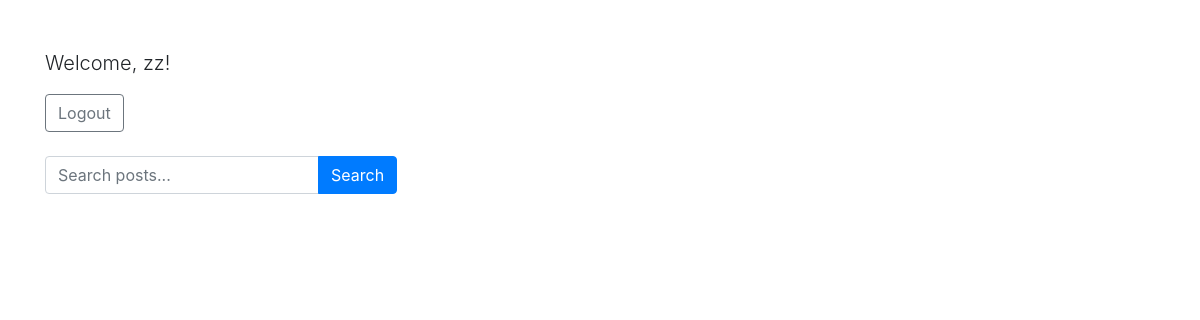
The app's page /user_panel (signed in), older data.
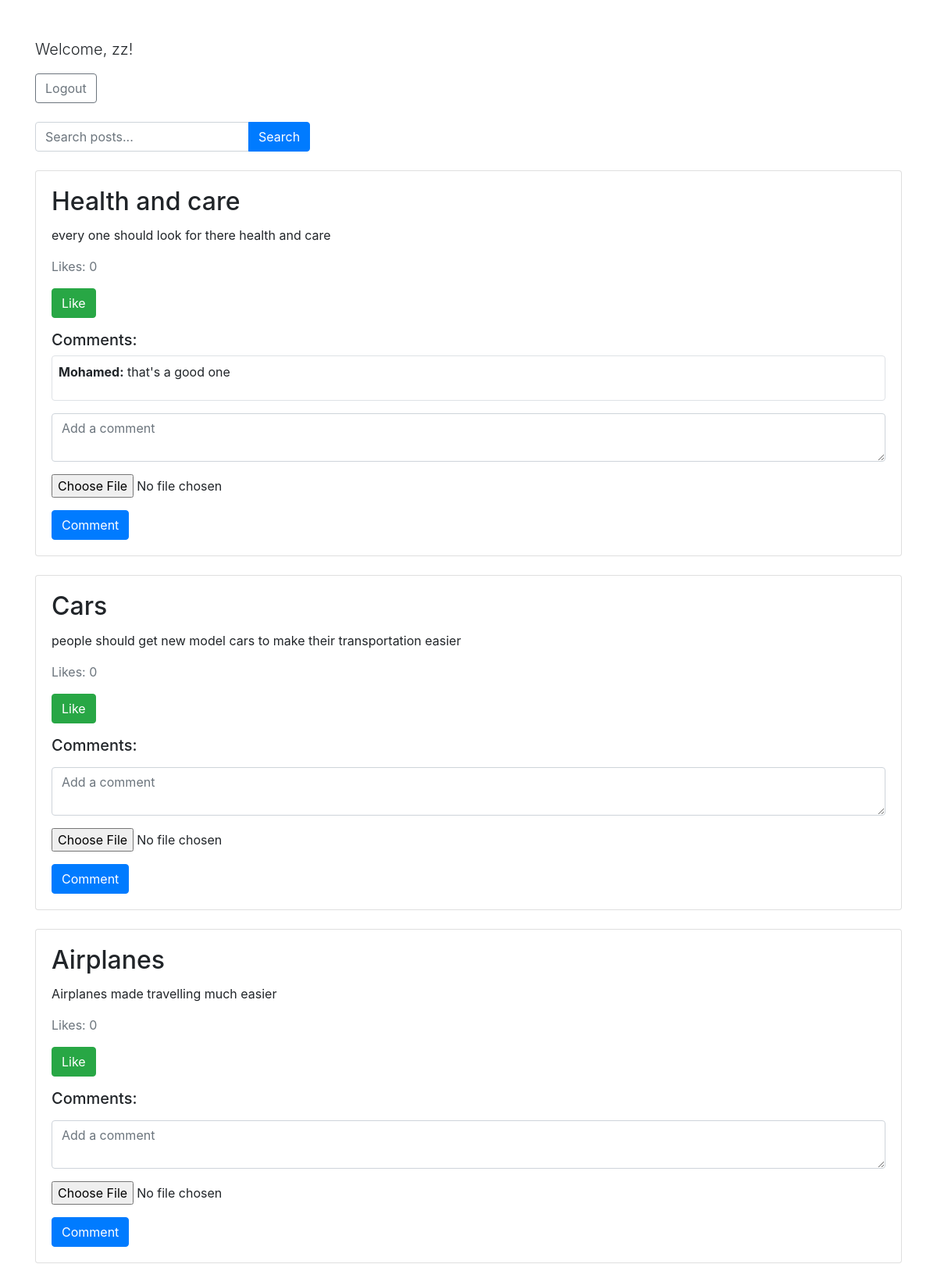
The same page, newer data.
### tables this page shows
CREATE TABLE posts (
            id INTEGER PRIMARY KEY AUTOINCREMENT,
            author_id INTEGER NOT NULL,
            title TEXT NOT NULL,
            content TEXT NOT NULL,
            likes INTEGER DEFAULT 0,     
            created_at TIMESTAMP DEFAULT CURRENT_TIMESTAMP,
            file_url TEXT,
            FOREIGN KEY (author_id) REFERENCES users(id)
        );

CREATE TABLE comments (
            id INTEGER PRIMARY KEY AUTOINCREMENT,
            post_id INTEGER NOT NULL,
            username TEXT NOT NULL,
            content TEXT NOT NULL,
            file_url TEXT,
            created_at TIMESTAMP DEFAULT CURRENT_TIMESTAMP,
            FOREIGN KEY (post_id) REFERENCES posts(id)
        );

### project.py (the view)
@app.route('/user_panel')
def user_panel():
    if 'username' not in session:
        return redirect(url_for('login'))
    posts = db.get_all_posts()
    comments = {post['id']: db.get_comments_by_post(post['id']) for post in posts}
    return render_template('user_panel.html', posts=posts, comments=comments)

### db.py (called while the page is built)
def get_db_connection():
    conn = sqlite3.connect('project.db')
    conn.row_factory = sqlite3.Row
    return conn

def get_all_posts():
    conn = get_db_connection()
    posts = conn.execute('SELECT * FROM posts').fetchall()
    conn.close()
    return posts

def get_comments_by_post(post_id):
    conn = get_db_connection()
    comments = conn.execute('SELECT * FROM comments WHERE post_id = ?', (post_id,)).fetchall()
    conn.close()
    return comments

### templates/user_panel.html (shortened to what this page needs)
<!DOCTYPE html>
<html lang="en">
<head>
    <link href="https://stackpath.bootstrapcdn.com/bootstrap/4.5.2/css/bootstrap.min.css" rel="stylesheet">
</head>
<body>
    <div class="container mt-5">
        <div class="user-info mb-4">
            <p class="lead">Welcome, {{ session['username'] }}!</p>
            <a href="{{ url_for('logout') }}" class="btn btn-outline-secondary">Logout</a>
        </div>
        <div class="search mb-4">
            <form action="{{ url_for('search_posts') }}" method="get" class="form-inline">
                <div class="input-group">
                    <input type="text" name="query" class="form-control" placeholder="Search posts..." required>
                    <div class="input-group-append">
                        <button type="submit" class="btn btn-primary">Search</button>
                    </div>
                </div>
            </form>
        </div>
        <div class="posts">
            {% for post in posts %}
            <div class="post card mb-4">
                <div class="card-body">
                    <h2 class="card-title">{{ post['title'] }}</h2>
                    <p class="card-text">{{ post['content'] }}</p>
                    <p class="text-muted">Likes: {{ post['likes'] }}</p>
                    <div class="actions mb-3">
                        <form action="{{ url_for('like_post', post_id=post['id']) }}" method="post">
                            <button type="submit" class="btn btn-success">Like</button>
                        </form>
                    </div>
                    <div class="comments">
                        <h3 class="h5">Comments:</h3>
                        {% if post['id'] in comments %}
                        {% for comment in comments[post['id']] %}
                        <div class="comment border rounded p-2 mb-2">
                            <p><strong>{{ comment['username'] }}:</strong> {{ comment['content'] }}</p>
                        </div>
                        {% endfor %}
                        {% else %}
                        <p>No comments yet.</p>
                        {% endif %}
                    </div>
                    <form action="{{ url_for('comment_post', post_id=post['id']) }}" method="post" enctype="multipart/form-data" class="mt-3">
                        <div class="form-group">
                            <textarea name="content" class="form-control mb-2" placeholder="Add a comment" required></textarea>
                        </div>
                        <div class="form-group">
                            <input type="file" name="media" class="form-control-file mb-2">
                        </div>
                        <button type="submit" class="btn btn-primary">Comment</button>
                    </form>
                </div>
            </div>
            {% endfor %}
        </div>
    </div>
</body>
</html>

Row changes from the older to the newer data that the page shows:
added posts: title "Health and care", content "every one should look for there health and care", likes "0"
added comments: username "Mohamed", content "that's a good one"
added posts: title "Cars", content "people should get new model cars to make their transportation easier", likes "0"
added posts: title "Airplanes", content "Airplanes made travelling much easier", likes "0"
